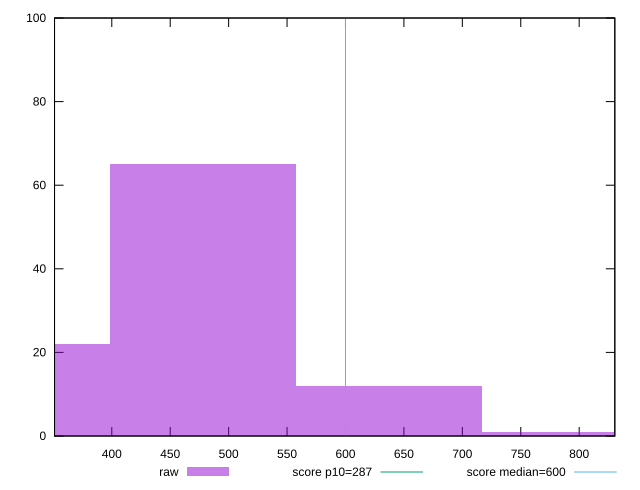

This figure's gnuplot source:
reset

$raw <<EOF
636.9080445510197 12
477.68103341326474 65
318.45402227550983 22
796.1350556887746 1
EOF

set key outside below
set boxwidth 159.22701113775491
set xrange [351:830.5]
set yrange [0:100]
set trange [0:100]
set style fill transparent solid 0.5 noborder

set parametric
set terminal svg size 640, 490 enhanced background rgb 'white'
set output "report_00009_2021-02-08T22-37-41.559Z/total-blocking-time/samples/pages/raw/histogram.svg"

plot $raw title "raw" with boxes, \
     287,t title "score p10=287", \
     600,t title "score median=600"

reset
